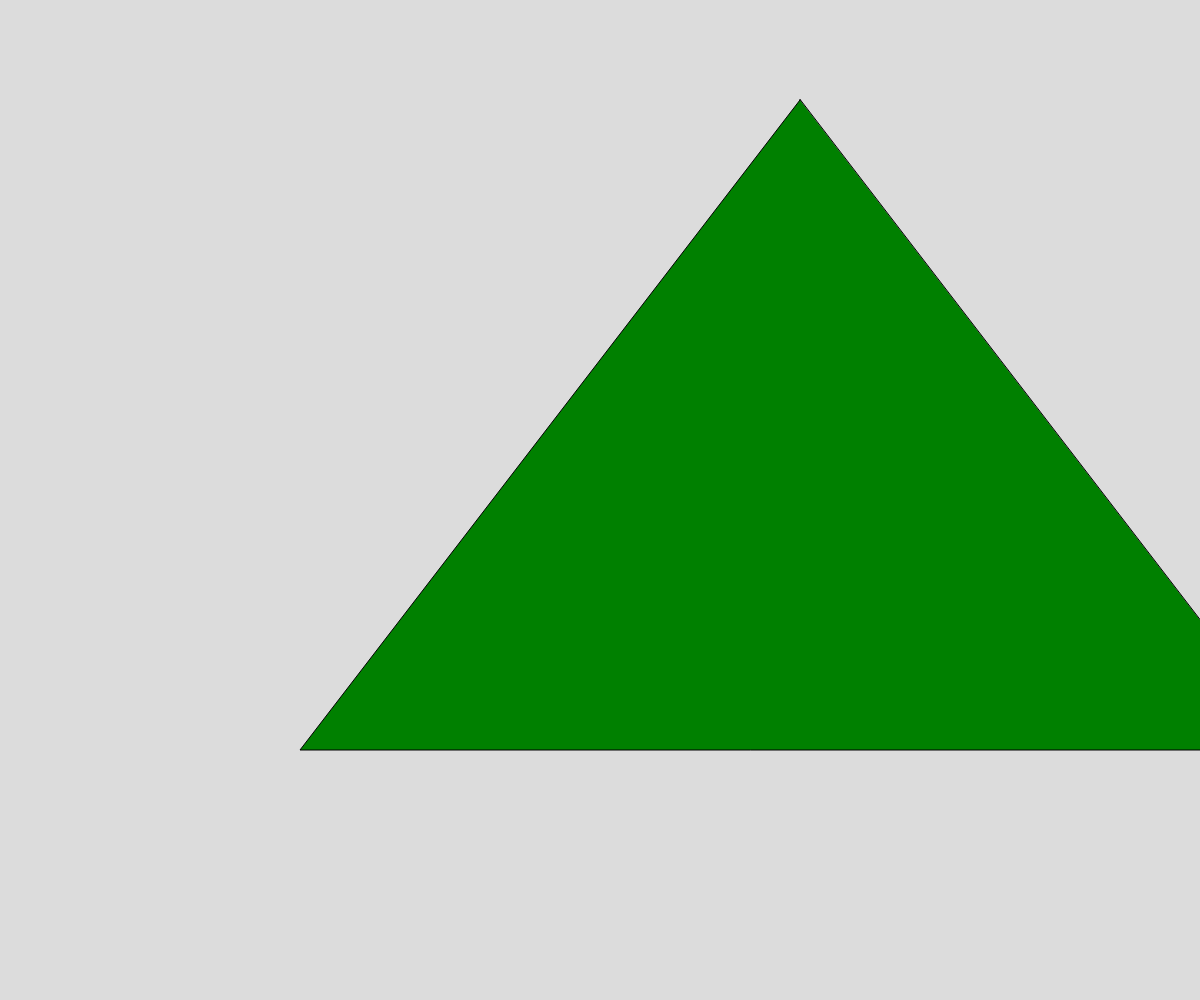
Frame 1 (no input)
Frame 60 (no input): identical to frame 1, image omitted
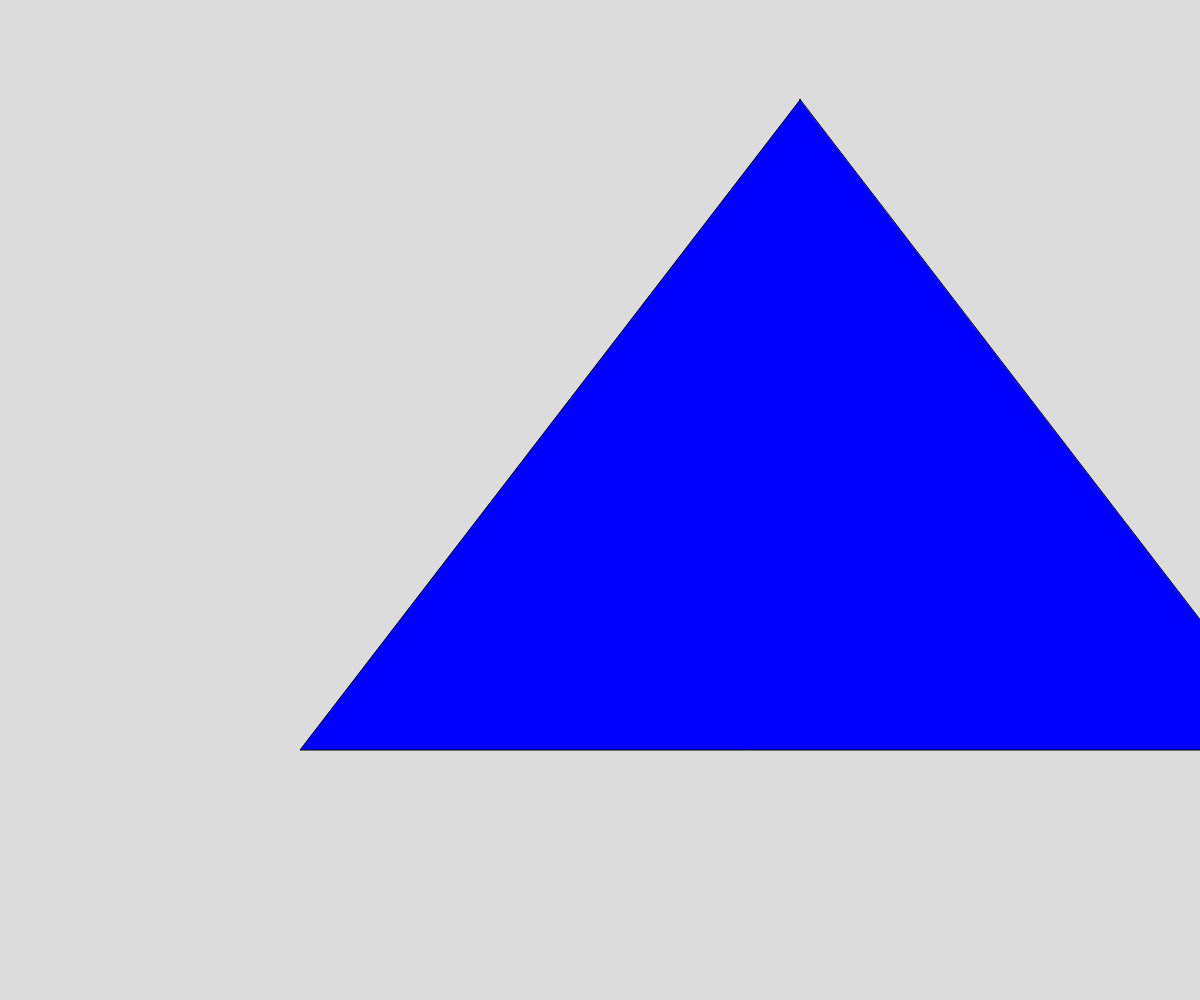
Frame 120 (the mouse pressed at the canvas centre since frame 60)

The p5.js sketch that drew these frames (run headless with seeded random() and noise() and a simulated clock; from frame 60 on, the mouse is pressed at the canvas centre):

// p5.js sketch
// ── sketch.js
// Project Title
// Your Name
// Date
//
// Extra for Experts:
// - describe what you did to take this project "above and beyond"

let triangleVertices = [
  {x: 800, y: 100},
  {x: 300, y: 750},
  {x: 1300, y: 750}
];

let levelsDeep = 1;

function mousePressed() {
  levelsDeep ++;
}

function setup() {
  createCanvas(windowWidth, windowHeight);
}

function draw() {
  background(220);

  sierpinski(triangleVertices, levelsDeep);
}


function sierpinski(points, depth) {
  let color = ["red", "green", "blue", "white", "yellow"];
  fill(color[depth % color.length]);

  triangle(points[0].x, points[0].y, 
           points[1].x, points[1].y, 
           points[2].x, points[2].y);
  // exit
  if (depth > 0) {
    sierpinski([points[0],
               getMidpoint(points[0], points[1]),
               getMidpoint(points[0], points[2])],
               depth - 1);

    sierpinski([points[0],
                getMidpoint(points[0], points[1]),
                getMidpoint(points[1], points[2])],
                depth - 1);

    sierpinski([points[0],
                  getMidpoint(points[0], points[2]),
                  getMidpoint(points[1], points[2])],
                  depth - 1);
  }
}


function getMidpoint(point1, point2) {
  let xDeifference = point1.x + point2.x;
  let yDeifference = point1.y + point2.y;
  let midpoint = {s: xDeifference / 2, y: yDeifference / 2};
  return midpoint;
}
